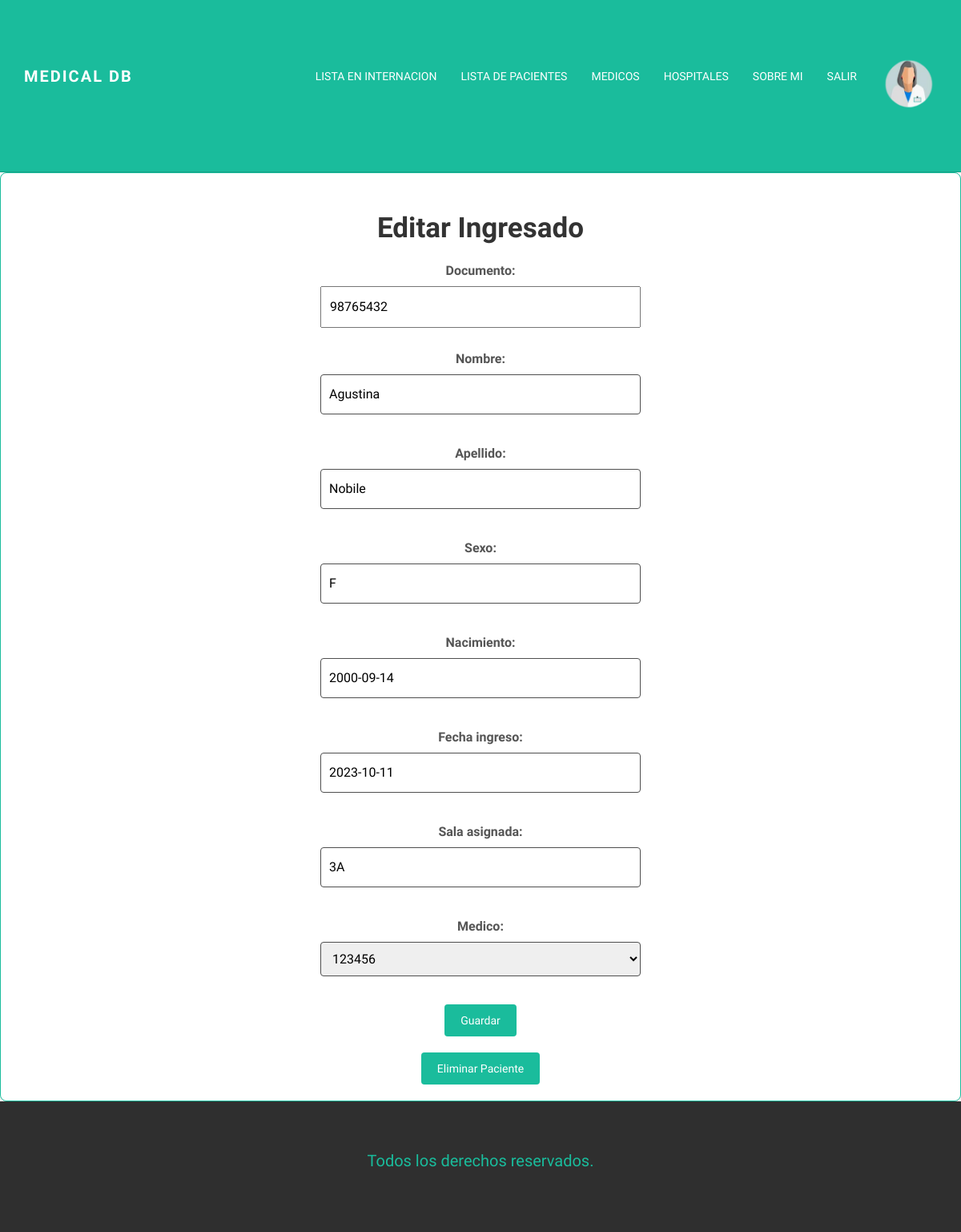
/MedicalDB/detalle_internado/98765432/ (signed in), run on an earlier commit of the app's database.
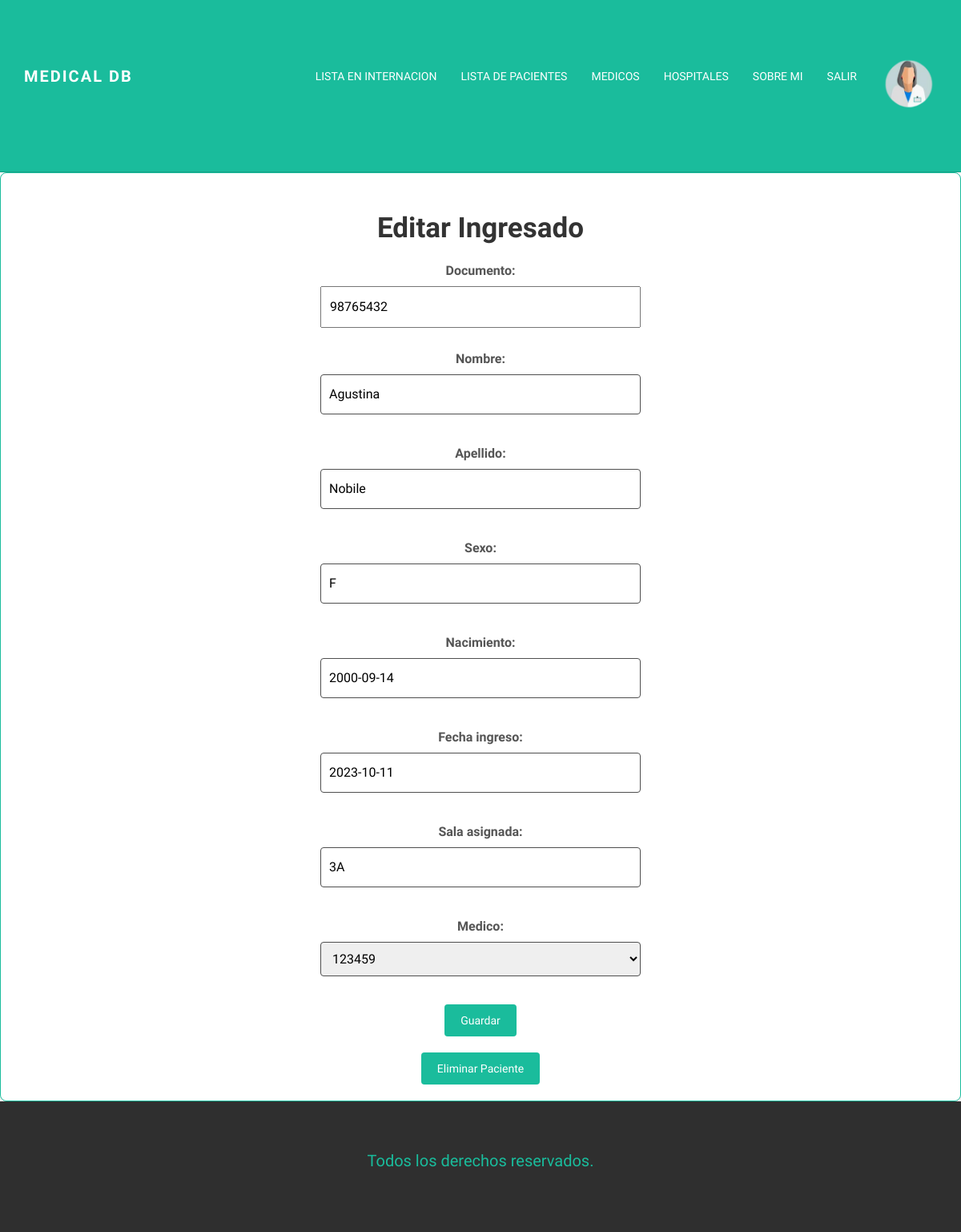
And on a later commit of the database.
### medicalapp/models.py (models this page shows, shortened)
class PacientesInternados(models.Model):
        documento = models.IntegerField(primary_key=True)
        nombre = models.CharField(max_length=60)
        apellido = models.CharField(max_length=60)
        sexo = models.CharField(max_length=60)
        nacimiento = models.DateField()
        fecha_ingreso = models.DateField()
        sala_asignada = models.CharField(max_length=60, default = "1A")
        medico = models.CharField(max_length=60)

### medicalapp/views.py (the view)
# urls.py: path('detalle_internado/<pacienteDNI>/', editar_internado, name="DetalleInternado"),
@login_required
def editar_internado(request, pacienteDNI):
    paciente = PacientesInternados.objects.get(documento=pacienteDNI)
    if request.method == 'POST':
        form = FormularioInternados(request.POST)
        if form.is_valid():
            datos = form.cleaned_data
            medico_numero_matricula = datos['medico']
            medico = Medicos.objects.get(numero_matricula=medico_numero_matricula)
            paciente = PacientesInternados(
                documento=datos['documento'],
                nombre=datos['nombre'],
                apellido=datos['apellido'],
                sexo=datos['sexo'],
                nacimiento=datos['nacimiento'],
                fecha_ingreso=datos['fecha_ingreso'],
                sala_asignada=datos['sala_asignada'],
                medico=medico.numero_matricula
            )
            paciente.save()
            return redirect('ListaInternados')
    else:
        form = FormularioInternados(initial={'documento': paciente.documento, 'nombre': paciente.nombre, 'apellido': paciente.apellido,
                                                    'sexo': paciente.sexo, 'nacimiento': paciente.nacimiento, 'fecha_ingreso': paciente.fecha_ingreso, 'sala_asignada': paciente.sala_asignada, 'medico': paciente.medico})
    return render(request, 'medicalapp/funciones/pacienteinternado.html', {'form': form, 'documento': pacienteDNI})

### medicalapp/forms.py
class FormularioInternados(forms.Form):
        documento = forms.IntegerField()
        nombre = forms.CharField(max_length=60)
        apellido = forms.CharField(max_length=60)
        sexo = forms.CharField(max_length=60)
        nacimiento = forms.DateField()
        fecha_ingreso = forms.DateField()
        sala_asignada = forms.CharField()
        medico = forms.ChoiceField(choices=[])
        def __init__(self, *args, **kwargs):
            super(FormularioInternados, self).__init__(*args, **kwargs)
            medicos = Medicos.objects.all()
            choices = [(str(m.numero_matricula), str(m.numero_matricula)) for m in medicos]
            self.fields['medico'].choices = choices

### medicalapp/templates/medicalapp/funciones/pacienteinternado.html (shortened to what this page needs)
{% extends "medicalapp/padre.html" %}
{% block top %}
<div class="container-form">
    <h1>Editar Ingresado</h1>
    <form method="post" class="patient-form">
        {{ form.as_p }}
        <button type="submit" class="submit-button">Guardar</button>
    </form>
    <form method="post" action="{% url 'EliminarInternado' pacienteDNI=documento %}" class="delete-form">
        <button type="submit" class="delete-button">Eliminar Paciente</button>
    </form>
</div>
{% endblock %}
{% block foot %}
<p style = "font-size: 20px;
color: #1ABC9C;
text-align: center;
margin-top: 10px;"> Todos los derechos reservados. </p>
{% endblock %}

What changed in the data, as far as the page shows it:
changed PacientesInternados "Agustina": medico "123456" → "123459"
